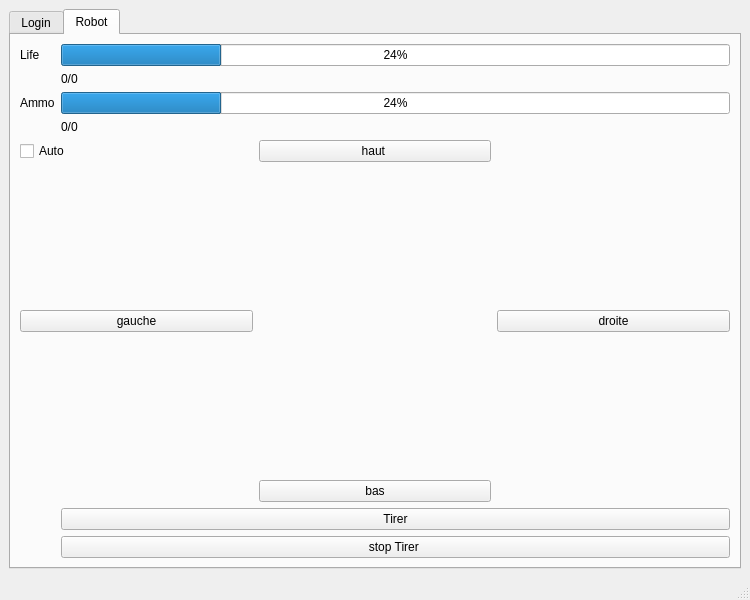
<?xml version="1.0" encoding="UTF-8"?>
<ui version="4.0">
 <class>MainWindow</class>
 <widget class="QMainWindow" name="MainWindow">
  <property name="geometry">
   <rect>
    <x>0</x>
    <y>0</y>
    <width>750</width>
    <height>600</height>
   </rect>
  </property>
  <property name="maximumSize">
   <size>
    <width>800</width>
    <height>600</height>
   </size>
  </property>
  <property name="windowTitle">
   <string>MainWindow</string>
  </property>
  <widget class="QWidget" name="centralwidget">
   <layout class="QHBoxLayout" name="horizontalLayout">
    <item>
     <widget class="QTabWidget" name="tabWidget">
      <property name="currentIndex">
       <number>1</number>
      </property>
      <widget class="QWidget" name="loginTab">
       <attribute name="title">
        <string>Login</string>
       </attribute>
       <layout class="QHBoxLayout" name="horizontalLayout_2">
        <item>
         <spacer name="horizontalSpacer">
          <property name="orientation">
           <enum>Qt::Horizontal</enum>
          </property>
          <property name="sizeHint" stdset="0">
           <size>
            <width>40</width>
            <height>20</height>
           </size>
          </property>
         </spacer>
        </item>
        <item>
         <layout class="QVBoxLayout" name="verticalLayout">
          <item>
           <spacer name="verticalSpacer">
            <property name="orientation">
             <enum>Qt::Vertical</enum>
            </property>
            <property name="sizeHint" stdset="0">
             <size>
              <width>20</width>
              <height>40</height>
             </size>
            </property>
           </spacer>
          </item>
          <item>
           <widget class="QLabel" name="labelNickname">
            <property name="text">
             <string>Nickname</string>
            </property>
           </widget>
          </item>
          <item>
           <widget class="QLineEdit" name="nicknameEdit">
            <property name="text">
             <string/>
            </property>
            <property name="placeholderText">
             <string>Enter your nickname here</string>
            </property>
           </widget>
          </item>
          <item>
           <widget class="QLabel" name="arenaLabel">
            <property name="text">
             <string>Arena</string>
            </property>
           </widget>
          </item>
          <item>
           <widget class="QLineEdit" name="arenaEdit">
            <property name="placeholderText">
             <string>Enter the arena</string>
            </property>
           </widget>
          </item>
          <item>
           <widget class="QLabel" name="passwordLabel">
            <property name="text">
             <string>Password</string>
            </property>
           </widget>
          </item>
          <item>
           <widget class="QLineEdit" name="passwordEdit">
            <property name="echoMode">
             <enum>QLineEdit::Password</enum>
            </property>
            <property name="placeholderText">
             <string>Enter password here</string>
            </property>
           </widget>
          </item>
          <item>
           <widget class="QPushButton" name="connectButton">
            <property name="text">
             <string>Connect</string>
            </property>
           </widget>
          </item>
          <item>
           <spacer name="verticalSpacer_2">
            <property name="orientation">
             <enum>Qt::Vertical</enum>
            </property>
            <property name="sizeHint" stdset="0">
             <size>
              <width>20</width>
              <height>40</height>
             </size>
            </property>
           </spacer>
          </item>
         </layout>
        </item>
        <item>
         <spacer name="horizontalSpacer_2">
          <property name="orientation">
           <enum>Qt::Horizontal</enum>
          </property>
          <property name="sizeHint" stdset="0">
           <size>
            <width>40</width>
            <height>20</height>
           </size>
          </property>
         </spacer>
        </item>
       </layout>
      </widget>
      <widget class="QWidget" name="robotTab">
       <attribute name="title">
        <string>Robot</string>
       </attribute>
       <layout class="QFormLayout" name="formLayout">
        <item row="0" column="0">
         <widget class="QLabel" name="lifeInfoLabel">
          <property name="text">
           <string>Life</string>
          </property>
         </widget>
        </item>
        <item row="0" column="1">
         <widget class="QProgressBar" name="lifeBar">
          <property name="value">
           <number>24</number>
          </property>
         </widget>
        </item>
        <item row="1" column="1">
         <widget class="QLabel" name="lifeLabel">
          <property name="text">
           <string>0/0</string>
          </property>
         </widget>
        </item>
        <item row="2" column="0">
         <widget class="QLabel" name="ammoInfoLabel">
          <property name="text">
           <string>Ammo</string>
          </property>
         </widget>
        </item>
        <item row="2" column="1">
         <widget class="QProgressBar" name="ammoBar">
          <property name="value">
           <number>24</number>
          </property>
         </widget>
        </item>
        <item row="3" column="1">
         <widget class="QLabel" name="ammoLabel">
          <property name="text">
           <string>0/0</string>
          </property>
         </widget>
        </item>
        <item row="4" column="0" colspan="2">
         <layout class="QGridLayout" name="gridLayout">
          <item row="2" column="1">
           <widget class="QPushButton" name="pushButtonUp">
            <property name="text">
             <string>haut </string>
            </property>
           </widget>
          </item>
          <item row="4" column="1">
           <widget class="QPushButton" name="pushButtonDown">
            <property name="text">
             <string>bas</string>
            </property>
           </widget>
          </item>
          <item row="3" column="1">
           <spacer name="verticalSpacer_3">
            <property name="orientation">
             <enum>Qt::Vertical</enum>
            </property>
            <property name="sizeHint" stdset="0">
             <size>
              <width>20</width>
              <height>40</height>
             </size>
            </property>
           </spacer>
          </item>
          <item row="3" column="0">
           <widget class="QPushButton" name="pushButtonLeft">
            <property name="text">
             <string>gauche</string>
            </property>
           </widget>
          </item>
          <item row="3" column="2">
           <widget class="QPushButton" name="pushButtonRight">
            <property name="text">
             <string>droite</string>
            </property>
           </widget>
          </item>
          <item row="2" column="0">
           <widget class="QCheckBox" name="autoMode">
            <property name="text">
             <string>Auto</string>
            </property>
           </widget>
          </item>
         </layout>
        </item>
        <item row="6" column="1">
         <layout class="QVBoxLayout" name="verticalLayout_2">
          <item>
           <widget class="QPushButton" name="pushButtonShoot">
            <property name="text">
             <string>Tirer</string>
            </property>
           </widget>
          </item>
          <item>
           <widget class="QPushButton" name="pushButtonStopShoot">
            <property name="text">
             <string>stop Tirer </string>
            </property>
           </widget>
          </item>
         </layout>
        </item>
       </layout>
      </widget>
     </widget>
    </item>
   </layout>
  </widget>
  <widget class="QMenuBar" name="menubar">
   <property name="geometry">
    <rect>
     <x>0</x>
     <y>0</y>
     <width>750</width>
     <height>21</height>
    </rect>
   </property>
  </widget>
  <widget class="QStatusBar" name="statusbar"/>
 </widget>
 <resources/>
 <connections>
  <connection>
   <sender>arenaEdit</sender>
   <signal>textEdited(QString)</signal>
   <receiver>MainWindow</receiver>
   <slot>onArenaTextChanged(QString)</slot>
   <hints>
    <hint type="sourcelabel">
     <x>394</x>
     <y>305</y>
    </hint>
    <hint type="destinationlabel">
     <x>395</x>
     <y>299</y>
    </hint>
   </hints>
  </connection>
  <connection>
   <sender>connectButton</sender>
   <signal>clicked()</signal>
   <receiver>MainWindow</receiver>
   <slot>onConnectButtonClicked()</slot>
   <hints>
    <hint type="sourcelabel">
     <x>394</x>
     <y>377</y>
    </hint>
    <hint type="destinationlabel">
     <x>395</x>
     <y>299</y>
    </hint>
   </hints>
  </connection>
  <connection>
   <sender>nicknameEdit</sender>
   <signal>textEdited(QString)</signal>
   <receiver>MainWindow</receiver>
   <slot>onNicknameTextChanged(QString)</slot>
   <hints>
    <hint type="sourcelabel">
     <x>394</x>
     <y>260</y>
    </hint>
    <hint type="destinationlabel">
     <x>395</x>
     <y>299</y>
    </hint>
   </hints>
  </connection>
  <connection>
   <sender>passwordEdit</sender>
   <signal>textEdited(QString)</signal>
   <receiver>MainWindow</receiver>
   <slot>onPasswordTextChanged(QString)</slot>
   <hints>
    <hint type="sourcelabel">
     <x>394</x>
     <y>350</y>
    </hint>
    <hint type="destinationlabel">
     <x>395</x>
     <y>299</y>
    </hint>
   </hints>
  </connection>
  <connection>
   <sender>pushButtonUp</sender>
   <signal>pressed()</signal>
   <receiver>MainWindow</receiver>
   <slot>onUpButtonClicked()</slot>
   <hints>
    <hint type="sourcelabel">
     <x>210</x>
     <y>386</y>
    </hint>
    <hint type="destinationlabel">
     <x>395</x>
     <y>299</y>
    </hint>
   </hints>
  </connection>
  <connection>
   <sender>pushButtonDown</sender>
   <signal>pressed()</signal>
   <receiver>MainWindow</receiver>
   <slot>onDownButtonClicked()</slot>
   <hints>
    <hint type="sourcelabel">
     <x>210</x>
     <y>482</y>
    </hint>
    <hint type="destinationlabel">
     <x>395</x>
     <y>299</y>
    </hint>
   </hints>
  </connection>
  <connection>
   <sender>pushButtonLeft</sender>
   <signal>pressed()</signal>
   <receiver>MainWindow</receiver>
   <slot>onLeftButtonClicked()</slot>
   <hints>
    <hint type="sourcelabel">
     <x>129</x>
     <y>434</y>
    </hint>
    <hint type="destinationlabel">
     <x>395</x>
     <y>299</y>
    </hint>
   </hints>
  </connection>
  <connection>
   <sender>pushButtonRight</sender>
   <signal>pressed()</signal>
   <receiver>MainWindow</receiver>
   <slot>onRightButtonClicked()</slot>
   <hints>
    <hint type="sourcelabel">
     <x>291</x>
     <y>434</y>
    </hint>
    <hint type="destinationlabel">
     <x>395</x>
     <y>299</y>
    </hint>
   </hints>
  </connection>
  <connection>
   <sender>pushButtonShoot</sender>
   <signal>pressed()</signal>
   <receiver>MainWindow</receiver>
   <slot>onShootButtonClicked()</slot>
   <hints>
    <hint type="sourcelabel">
     <x>397</x>
     <y>501</y>
    </hint>
    <hint type="destinationlabel">
     <x>374</x>
     <y>299</y>
    </hint>
   </hints>
  </connection>
  <connection>
   <sender>pushButtonStopShoot</sender>
   <signal>clicked()</signal>
   <receiver>MainWindow</receiver>
   <slot>onNotShootButtonClicked()</slot>
   <hints>
    <hint type="sourcelabel">
     <x>397</x>
     <y>538</y>
    </hint>
    <hint type="destinationlabel">
     <x>374</x>
     <y>299</y>
    </hint>
   </hints>
  </connection>
  <connection>
   <sender>autoMode</sender>
   <signal>toggled(bool)</signal>
   <receiver>MainWindow</receiver>
   <slot>onAutoMode(bool)</slot>
   <hints>
    <hint type="sourcelabel">
     <x>46</x>
     <y>234</y>
    </hint>
    <hint type="destinationlabel">
     <x>374</x>
     <y>299</y>
    </hint>
   </hints>
  </connection>
 </connections>
 <slots>
  <slot>onConnectButtonClicked()</slot>
  <slot>onNicknameTextChanged(QString)</slot>
  <slot>onArenaTextChanged(QString)</slot>
  <slot>onPasswordTextChanged(QString)</slot>
  <slot>onUpButtonClicked()</slot>
  <slot>onLeftButtonClicked()</slot>
  <slot>onRightButtonClicked()</slot>
  <slot>onDownButtonClicked()</slot>
  <slot>onShootButtonClicked()</slot>
  <slot>onNotShootButtonClicked()</slot>
  <slot>onAutoMode(bool)</slot>
 </slots>
</ui>
